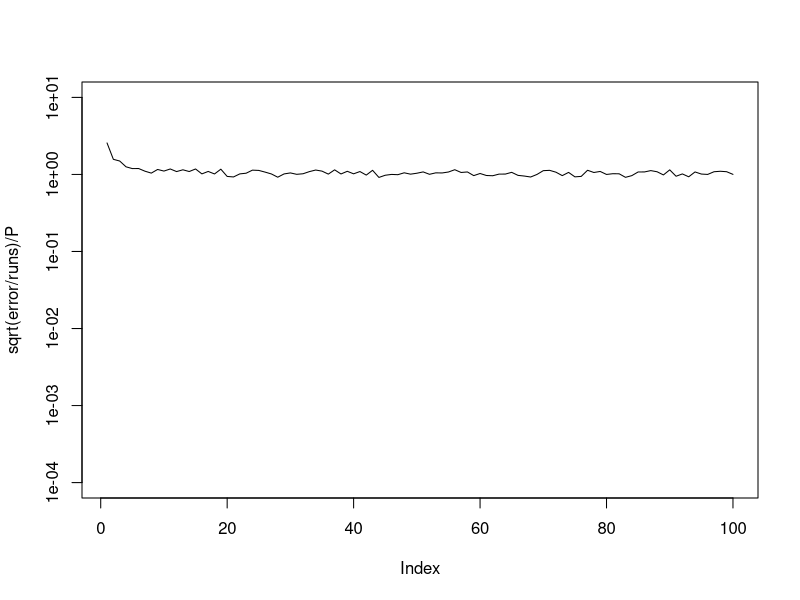

Source code (R):
#model of a 1-lattice with k=reach, as in Duncan J. Watts, Small Worlds: The Dynamics of Networks between Order and Randomness

#country population
pop <- 10000000

r <- rep(0,pop)

#True ratio  of infection
P <- 0.01

inf <- floor(P*pop)

#get unique places
selection <- sample(pop,inf)

#place them all
for (i in selection)
{
    r[i]<-1
}
P <- sum(r)/pop

#reach of each response in survey
reach<-100

#how many runs to average
runs <- 100

resp <- 100
error <- rep(0,resp) 

for (run in 1:runs)
{
    answ <- rep(0,resp)
    p <- rep(0,resp)
    probes <- sample(pop,resp,replace=FALSE)
    for (j in 1:resp)
    {
        x <- probes[j]
        hits<-0
        for (k in 0:(reach-1))
        {
            hits<-hits+r[((x-1+k) %% pop)+1]
        }
        answ[j]<-hits
        p[j]<-sum(head(answ,j))/(j*reach)
        #perturbate
        p[j]=p[j]+p[j]*rnorm(1,mean=0,sd=1)
        error[j] <- error[j] + (p[j]-P)^2
    }
    

}
#plot(p,ylim=c(0,P*2)
# Normalized root mean square error
plot(type="l",sqrt(error/runs)/P,log="y",ylim=c(0.0001,10))
#abline(h=0,lty="dotted")



